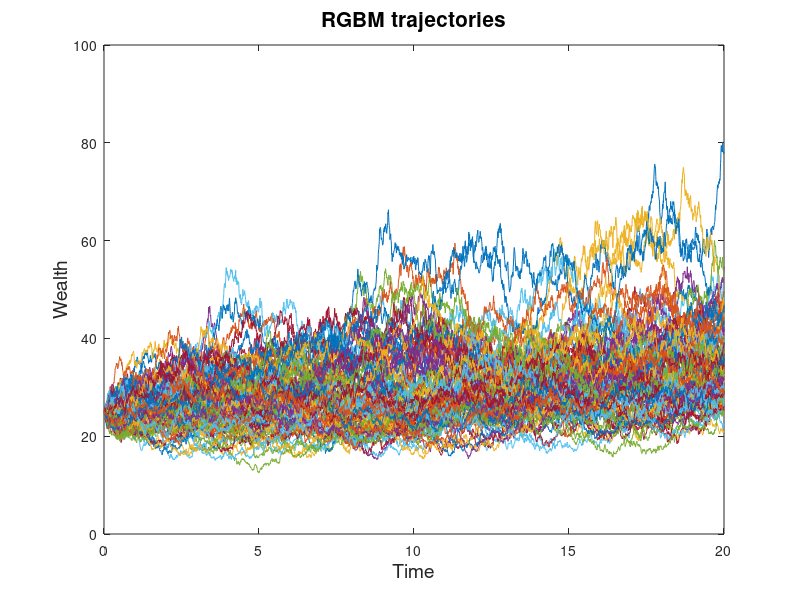

The MATLAB script that drew this image:
% Euler RGBM
clear all
rng('default');
%parameters
mu = 0.02; sigma= 0.15; X0 = 25; mu_bar = mu-0.5*sigma^2;
T = 20; N = 100; M=2500; dt = T/M; 
tau= 0.2; %reallocation parameter
X        = ones(M,N)*X0;
%Z       = ones(M,N)*X0;
dW = sqrt(dt)*randn(M,N);
for i  = 2:M
X(i,:) = X(i-1,:)+X(i-1,:).*(mu*dt+sigma*dW(i,:))-tau*(X(i-1,:)-mean(X(i-1,:)))*dt; %RGBM
%Z(i,:) = Z(i-1,:)+Z(i-1,:).*(mu*dt+sigma*dW(i,:)); %GBM
end
tnew   = ones(M,1)*dt;
tc     = cumsum(tnew);
plot(tc, X); 
xlabel('Time', 'FontSize', 14);
ylabel('Wealth', 'FontSize', 14);
title('RGBM trajectories', 'FontSize', 15);
